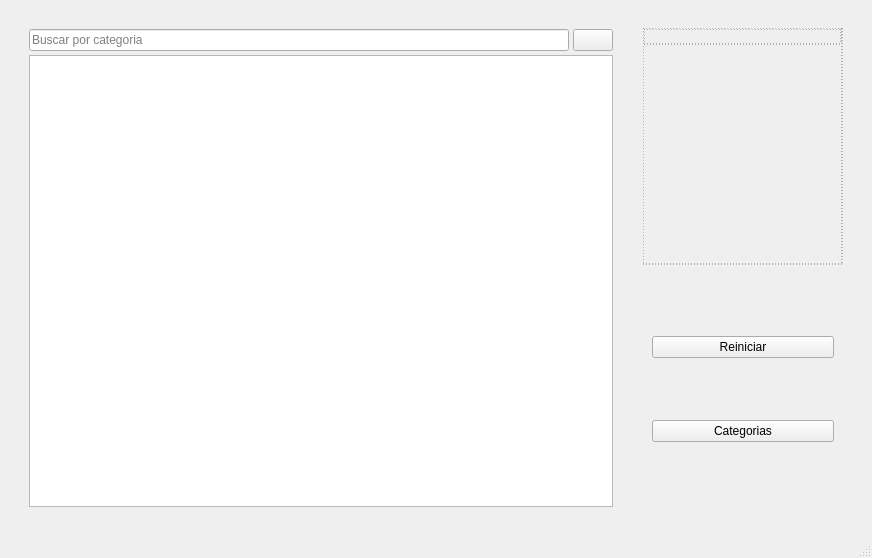
<?xml version="1.0" encoding="UTF-8"?>
<ui version="4.0">
 <class>MainWindow</class>
 <widget class="QMainWindow" name="MainWindow">
  <property name="geometry">
   <rect>
    <x>0</x>
    <y>0</y>
    <width>872</width>
    <height>558</height>
   </rect>
  </property>
  <property name="acceptDrops">
   <bool>true</bool>
  </property>
  <property name="windowTitle">
   <string>Buscador</string>
  </property>
  <property name="windowIcon">
   <iconset resource="recursos/res.qrc">
    <normaloff>:/newPrefix/doc_search.png</normaloff>:/newPrefix/doc_search.png</iconset>
  </property>
  <widget class="QWidget" name="centralwidget">
   <property name="acceptDrops">
    <bool>true</bool>
   </property>
   <layout class="QHBoxLayout" name="horizontalLayout_2">
    <item>
     <layout class="QHBoxLayout" name="horizontalLayout">
      <property name="spacing">
       <number>10</number>
      </property>
      <property name="leftMargin">
       <number>10</number>
      </property>
      <property name="topMargin">
       <number>10</number>
      </property>
      <property name="rightMargin">
       <number>10</number>
      </property>
      <property name="bottomMargin">
       <number>10</number>
      </property>
      <item>
       <layout class="QVBoxLayout" name="verticalLayout_2">
        <property name="spacing">
         <number>4</number>
        </property>
        <property name="leftMargin">
         <number>10</number>
        </property>
        <property name="topMargin">
         <number>10</number>
        </property>
        <property name="rightMargin">
         <number>10</number>
        </property>
        <property name="bottomMargin">
         <number>10</number>
        </property>
        <item alignment="Qt::AlignTop">
         <widget class="QWidget" name="widget" native="true">
          <property name="minimumSize">
           <size>
            <width>332</width>
            <height>0</height>
           </size>
          </property>
          <layout class="QHBoxLayout" name="horizontalLayout_6">
           <property name="spacing">
            <number>4</number>
           </property>
           <property name="leftMargin">
            <number>0</number>
           </property>
           <property name="topMargin">
            <number>0</number>
           </property>
           <property name="rightMargin">
            <number>0</number>
           </property>
           <property name="bottomMargin">
            <number>0</number>
           </property>
           <item>
            <widget class="QLineEdit" name="lineEdit">
             <property name="styleSheet">
              <string notr="true"/>
             </property>
             <property name="placeholderText">
              <string>Buscar por categoria</string>
             </property>
            </widget>
           </item>
           <item>
            <widget class="QPushButton" name="search_btn">
             <property name="cursor">
              <cursorShape>PointingHandCursor</cursorShape>
             </property>
             <property name="text">
              <string/>
             </property>
             <property name="icon">
              <iconset resource="recursos/res.qrc">
               <normaloff>:/newPrefix/search.svg</normaloff>:/newPrefix/search.svg</iconset>
             </property>
            </widget>
           </item>
          </layout>
         </widget>
        </item>
        <item>
         <widget class="QTableWidget" name="tableWidget">
          <property name="minimumSize">
           <size>
            <width>332</width>
            <height>389</height>
           </size>
          </property>
          <property name="styleSheet">
           <string notr="true"/>
          </property>
          <property name="editTriggers">
           <set>QAbstractItemView::AllEditTriggers</set>
          </property>
         </widget>
        </item>
       </layout>
      </item>
      <item>
       <layout class="QVBoxLayout" name="verticalLayout_3">
        <property name="spacing">
         <number>6</number>
        </property>
        <property name="leftMargin">
         <number>10</number>
        </property>
        <property name="topMargin">
         <number>9</number>
        </property>
        <property name="rightMargin">
         <number>10</number>
        </property>
        <property name="bottomMargin">
         <number>9</number>
        </property>
        <item>
         <widget class="QFrame" name="frame_sub">
          <property name="minimumSize">
           <size>
            <width>200</width>
            <height>0</height>
           </size>
          </property>
          <property name="maximumSize">
           <size>
            <width>16777215</width>
            <height>16777215</height>
           </size>
          </property>
          <property name="cursor">
           <cursorShape>PointingHandCursor</cursorShape>
          </property>
          <property name="mouseTracking">
           <bool>false</bool>
          </property>
          <property name="focusPolicy">
           <enum>Qt::NoFocus</enum>
          </property>
          <property name="acceptDrops">
           <bool>true</bool>
          </property>
          <property name="styleSheet">
           <string notr="true">border: 1.4px dashed black;
border-color: rgb(119, 118, 123);</string>
          </property>
          <property name="frameShape">
           <enum>QFrame::NoFrame</enum>
          </property>
          <property name="frameShadow">
           <enum>QFrame::Plain</enum>
          </property>
          <property name="lineWidth">
           <number>1</number>
          </property>
          <layout class="QVBoxLayout" name="verticalLayout">
           <property name="spacing">
            <number>0</number>
           </property>
           <property name="leftMargin">
            <number>0</number>
           </property>
           <property name="topMargin">
            <number>0</number>
           </property>
           <property name="rightMargin">
            <number>0</number>
           </property>
           <property name="bottomMargin">
            <number>0</number>
           </property>
           <item alignment="Qt::AlignTop">
            <widget class="QLabel" name="label_up">
             <property name="maximumSize">
              <size>
               <width>16777215</width>
               <height>30</height>
              </size>
             </property>
             <property name="font">
              <font>
               <family>Verdana</family>
               <pointsize>9</pointsize>
               <weight>50</weight>
               <italic>false</italic>
               <bold>false</bold>
              </font>
             </property>
             <property name="styleSheet">
              <string notr="true">font: 9pt &quot;Verdana&quot;;
border: &quot;none&quot;;</string>
             </property>
             <property name="text">
              <string/>
             </property>
             <property name="scaledContents">
              <bool>false</bool>
             </property>
            </widget>
           </item>
          </layout>
         </widget>
        </item>
        <item>
         <widget class="QWidget" name="widget_2" native="true">
          <property name="minimumSize">
           <size>
            <width>0</width>
            <height>224</height>
           </size>
          </property>
          <layout class="QVBoxLayout" name="verticalLayout_4">
           <item>
            <widget class="QPushButton" name="btn_reset">
             <property name="cursor">
              <cursorShape>PointingHandCursor</cursorShape>
             </property>
             <property name="text">
              <string>Reiniciar</string>
             </property>
            </widget>
           </item>
           <item>
            <widget class="QPushButton" name="btn_categories">
             <property name="cursor">
              <cursorShape>PointingHandCursor</cursorShape>
             </property>
             <property name="text">
              <string>Categorias</string>
             </property>
            </widget>
           </item>
          </layout>
         </widget>
        </item>
       </layout>
      </item>
     </layout>
    </item>
   </layout>
  </widget>
  <widget class="QMenuBar" name="menubar">
   <property name="geometry">
    <rect>
     <x>0</x>
     <y>0</y>
     <width>872</width>
     <height>24</height>
    </rect>
   </property>
  </widget>
  <widget class="QStatusBar" name="statusbar"/>
 </widget>
 <resources>
  <include location="recursos/res.qrc"/>
 </resources>
 <connections/>
</ui>
